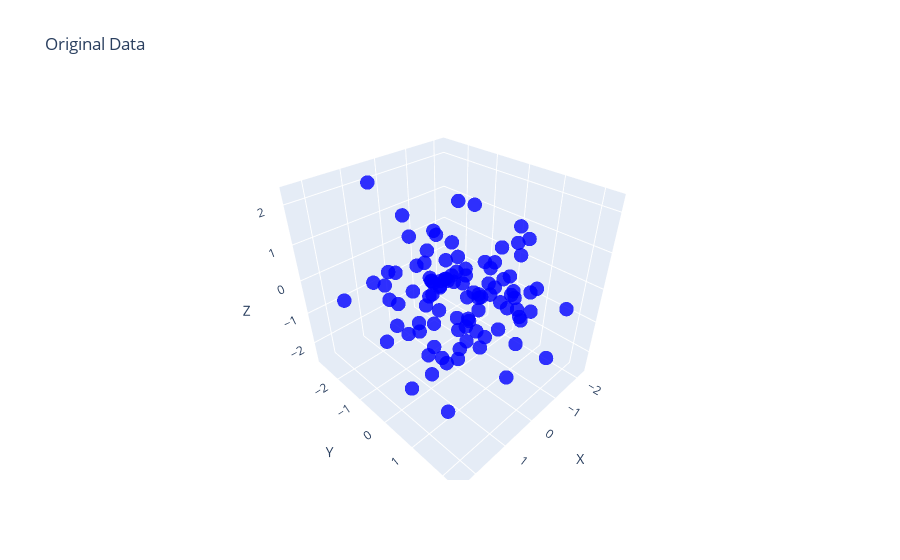
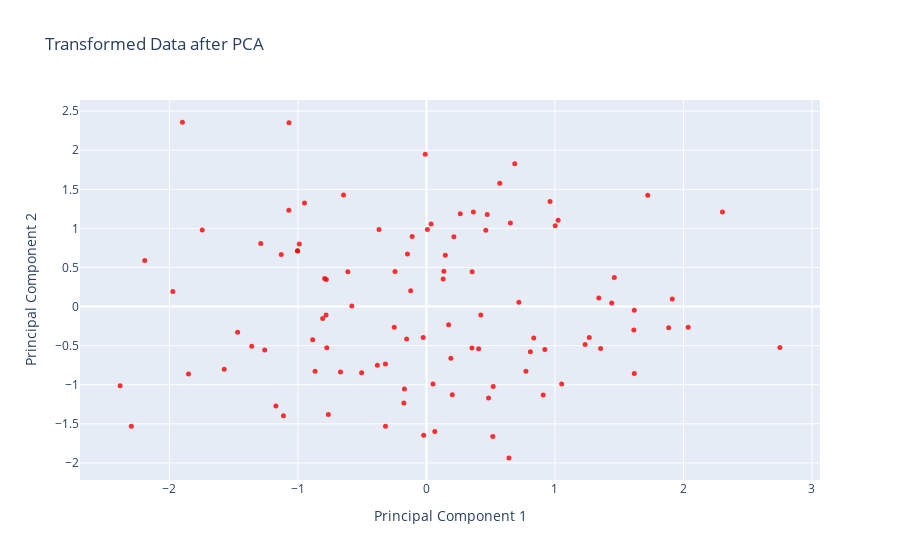

Notebook cell for these charts, in order:
### Code cell
import numpy as np
import plotly.graph_objs as go
from sklearn.decomposition import PCA

# Generate sample data
np.random.seed(0)
# Original data: 100 points in 3D space
data = np.random.randn(100, 3)  # 100 data points with 3 features (x, y, z)

# Apply PCA to reduce dimensionality to 2
pca = PCA(n_components=2)
transformed_data = pca.fit_transform(data)

# Plot original data
original_trace = go.Scatter3d(
    x=data[:, 0],
    y=data[:, 1],
    z=data[:, 2],
    mode='markers',
    marker=dict(
        size=5,
        color='blue',
        opacity=0.8
    ),
    name='Original Data'
)

# Plot transformed data after PCA
transformed_trace = go.Scatter(
    x=transformed_data[:, 0],
    y=transformed_data[:, 1],
    mode='markers',
    marker=dict(
        size=5,
        color='red',
        opacity=0.8
    ),
    name='Transformed Data after PCA'
)

# Create original data figure
fig1 = go.Figure(data=[original_trace])
fig1.update_layout(title='Original Data',
                   scene=dict(
                       xaxis=dict(title='X'),
                       yaxis=dict(title='Y'),
                       zaxis=dict(title='Z')
                   ))

# Create transformed data figure
fig2 = go.Figure(data=[transformed_trace])
fig2.update_layout(title='Transformed Data after PCA',
                   xaxis=dict(title='Principal Component 1'),
                   yaxis=dict(title='Principal Component 2'))

# Show figures
fig1.show()
fig2.show()
